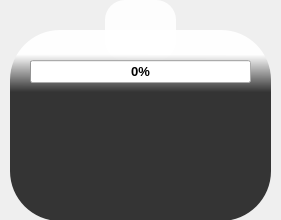
<?xml version="1.0" encoding="UTF-8"?>
<ui version="4.0">
 <class>processing</class>
 <widget class="QDialog" name="processing">
  <property name="windowModality">
   <enum>Qt::ApplicationModal</enum>
  </property>
  <property name="geometry">
   <rect>
    <x>0</x>
    <y>0</y>
    <width>281</width>
    <height>220</height>
   </rect>
  </property>
  <property name="sizePolicy">
   <sizepolicy hsizetype="Fixed" vsizetype="Fixed">
    <horstretch>0</horstretch>
    <verstretch>0</verstretch>
   </sizepolicy>
  </property>
  <property name="minimumSize">
   <size>
    <width>281</width>
    <height>220</height>
   </size>
  </property>
  <property name="maximumSize">
   <size>
    <width>281</width>
    <height>220</height>
   </size>
  </property>
  <property name="windowTitle">
   <string>Progress</string>
  </property>
  <property name="windowOpacity">
   <double>1.000000000000000</double>
  </property>
  <property name="styleSheet">
   <string notr="true"/>
  </property>
  <widget class="QLabel" name="lIcon">
   <property name="geometry">
    <rect>
     <x>85</x>
     <y>100</y>
     <width>110</width>
     <height>110</height>
    </rect>
   </property>
   <property name="frameShape">
    <enum>QFrame::NoFrame</enum>
   </property>
   <property name="text">
    <string/>
   </property>
  </widget>
  <widget class="QProgressBar" name="progressBar">
   <property name="geometry">
    <rect>
     <x>30</x>
     <y>60</y>
     <width>221</width>
     <height>23</height>
    </rect>
   </property>
   <property name="font">
    <font>
     <family>MS Shell Dlg 2</family>
     <pointsize>10</pointsize>
     <weight>75</weight>
     <italic>false</italic>
     <bold>true</bold>
    </font>
   </property>
   <property name="styleSheet">
    <string notr="true">QProgressBar{
font: bold 10pt &quot;MS Shell Dlg 2&quot;;
}</string>
   </property>
   <property name="value">
    <number>0</number>
   </property>
   <property name="alignment">
    <set>Qt::AlignCenter</set>
   </property>
   <property name="textVisible">
    <bool>true</bool>
   </property>
   <property name="invertedAppearance">
    <bool>false</bool>
   </property>
   <property name="textDirection">
    <enum>QProgressBar::TopToBottom</enum>
   </property>
  </widget>
  <widget class="QLabel" name="lfondo">
   <property name="geometry">
    <rect>
     <x>10</x>
     <y>30</y>
     <width>261</width>
     <height>191</height>
    </rect>
   </property>
   <property name="styleSheet">
    <string notr="true">QLabel{
	background-color:qlineargradient(spread:pad, x1:0.519, y1:0.977273, x2:0.52, y2:0.128, stop:0.767045 rgba(0, 0, 0, 200), stop:1 rgba(255, 255, 255, 240));
	/*background-color: rgba(0, 0, 0, 200);*/
border: 5px; border-radius:50px;}</string>
   </property>
   <property name="frameShape">
    <enum>QFrame::Box</enum>
   </property>
   <property name="text">
    <string/>
   </property>
  </widget>
  <widget class="QLabel" name="lLoading">
   <property name="geometry">
    <rect>
     <x>120</x>
     <y>18</y>
     <width>40</width>
     <height>40</height>
    </rect>
   </property>
   <property name="styleSheet">
    <string notr="true">QLabel{
 border-radius:5 px;}</string>
   </property>
   <property name="text">
    <string/>
   </property>
  </widget>
  <widget class="QLabel" name="lfondo_2">
   <property name="geometry">
    <rect>
     <x>105</x>
     <y>0</y>
     <width>71</width>
     <height>61</height>
    </rect>
   </property>
   <property name="styleSheet">
    <string notr="true">QLabel{
	background-color: rgba(255, 255, 255, 230);
	/*background-color: rgba(0, 0, 0, 200);*/
border:5px; border-radius:20px;}</string>
   </property>
   <property name="frameShape">
    <enum>QFrame::Box</enum>
   </property>
   <property name="text">
    <string/>
   </property>
  </widget>
  <zorder>lfondo_2</zorder>
  <zorder>lfondo</zorder>
  <zorder>lIcon</zorder>
  <zorder>progressBar</zorder>
  <zorder>lLoading</zorder>
 </widget>
 <resources/>
 <connections/>
</ui>
